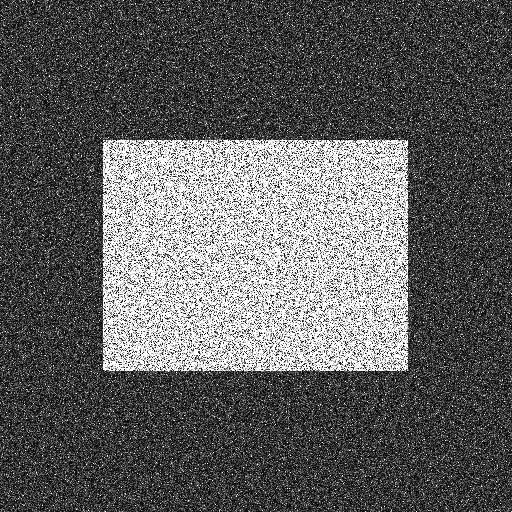
#> input picture img/noise2.png, 512 x 512 px
$ python imageThresholding.py   (Python 2 division)
#> lines starting #> are read from the running program, lines starting #| are printed output that depends on the picture; after the words box and inside, x2 and y2 are one past the last pixel; in counts of white or black regions, pixels touching at a corner belong together
# -*- coding: utf-8 -*-
import numpy as np
import cv2
from matplotlib import pyplot as plt

def simpleThresholding():
    img = cv2.imread('../../img/gradient.jpg', 0)
    ret, thresh1 = cv2.threshold(img, 127, 255, cv2.THRESH_BINARY)
    ret, thresh2 = cv2.threshold(img, 127, 255, cv2.THRESH_BINARY_INV)
    ret, thresh3 = cv2.threshold(img, 127, 255, cv2.THRESH_TRUNC)
    ret, thresh4 = cv2.threshold(img, 127, 255, cv2.THRESH_TOZERO)
    ret, thresh5 = cv2.threshold(img, 127, 255, cv2.THRESH_TOZERO_INV)

    titles = ['Original Image', 'BINARY', 'BINARY_INV', 'TRUNC', 'TOZERO', 'TOZERO_INV']
    images = [img, thresh1, thresh2, thresh3, thresh4, thresh5]

    for i in xrange(6):
        plt.subplot(2, 3, i + 1), plt.imshow(images[i], 'gray')
        plt.title(titles[i])
        plt.xticks([]), plt.yticks([])

    plt.show()

def adaptiveThresholding():
    img = cv2.imread('../../img/sudoku.jpg', 0)
    img = cv2.medianBlur(img, 5)

    ret, th1 = cv2.threshold(img, 127, 255, cv2.THRESH_BINARY)
    th2 = cv2.adaptiveThreshold(img, 255, cv2.ADAPTIVE_THRESH_MEAN_C, cv2.THRESH_BINARY, 11, 2.5)
    th3 = cv2.adaptiveThreshold(img, 255, cv2.ADAPTIVE_THRESH_GAUSSIAN_C, cv2.THRESH_BINARY, 11, 2.5)

    titles = ['Original Image', 'Global Thresholding (v = 127)',
              'Adaptive Mean Thresholding', 'Adaptive Gaussian Thresholding']
    images = [img, th1, th2, th3]

    for i in xrange(4):
        plt.subplot(2, 2, i + 1), plt.imshow(images[i], 'gray')
        plt.title(titles[i])
        plt.xticks([]), plt.yticks([])
    plt.show()

def OtsusBinarization():
    img = cv2.imread('../../img/noise2.png', 0)
#> img is the input picture: shape (512, 512); min 0, max 255, mean 94.9

    # global thresholding
    ret1, th1 = cv2.threshold(img, 127, 255, cv2.THRESH_BINARY)
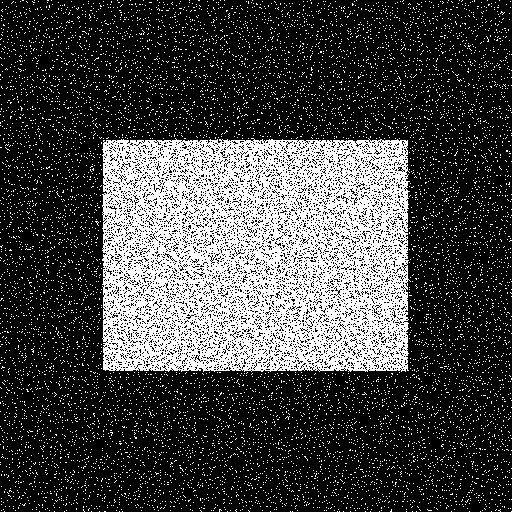
#> th1: shape (512, 512); 26.5% white in thin lines or dots

    # Otsu's thresholding
    ret2, th2 = cv2.threshold(img, 0, 255, cv2.THRESH_BINARY + cv2.THRESH_OTSU)
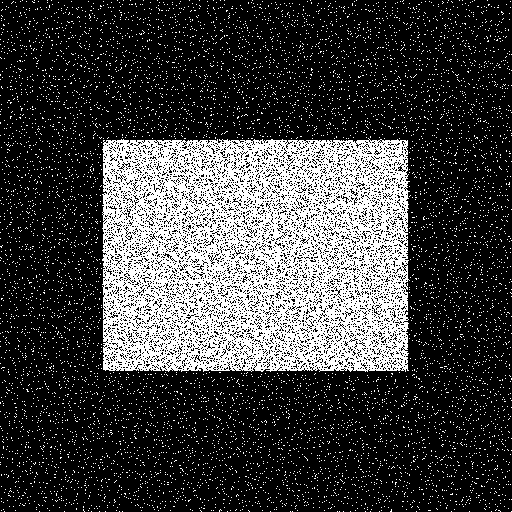
#> th2: shape (512, 512); 24.9% white in thin lines or dots
#> ret2 = 136

    # Otsu's thresholding after Gaussian filtering
    blur = cv2.GaussianBlur(img, (11, 11), 0)
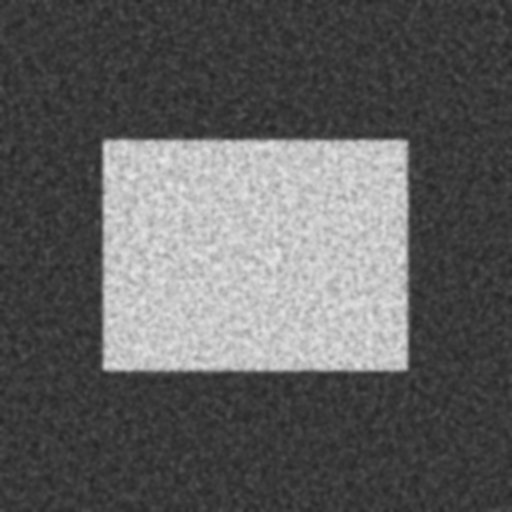
#> blur: shape (512, 512); min 37, max 232, mean 94.9
    ret3, th3 = cv2.threshold(blur, 0, 255, cv2.THRESH_BINARY + cv2.THRESH_OTSU)
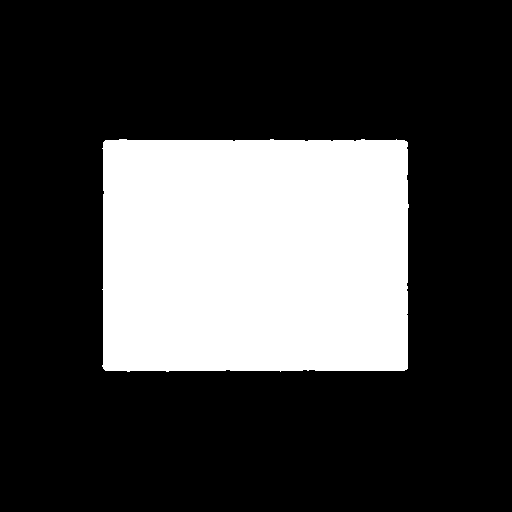
#> th3: shape (512, 512); 26.9% white; 1 white region, box (x1, y1, x2, y2) and area: (102, 139, 409, 372) 70434
#> ret3 = 126

    print ret1,ret2,ret3
#| 127.0 136.0 126.0

    # plot all the images and their histograms
    images = [img, 0, th1,
              img, 0, th2,
              blur, 0, th3]
    titles = ['Original Noisy Image', 'Histogram', 'Global Thresholding (v=127)',
              'Original Noisy Image', 'Histogram', "Otsu's Thresholding",
              'Gaussian filtered Image', 'Histogram', "Otsu's Thresholding"]

    for i in xrange(3):
        plt.subplot(3, 3, i * 3 + 1), plt.imshow(images[i * 3], 'gray')
        plt.title(titles[i * 3]), plt.xticks([]), plt.yticks([])
        plt.subplot(3, 3, i * 3 + 2), plt.hist(images[i * 3].ravel(), 256)
        plt.title(titles[i * 3 + 1]), plt.xticks([]), plt.yticks([])
        plt.subplot(3, 3, i * 3 + 3), plt.imshow(images[i * 3 + 2], 'gray')
        plt.title(titles[i * 3 + 2]), plt.xticks([]), plt.yticks([])
    plt.show()
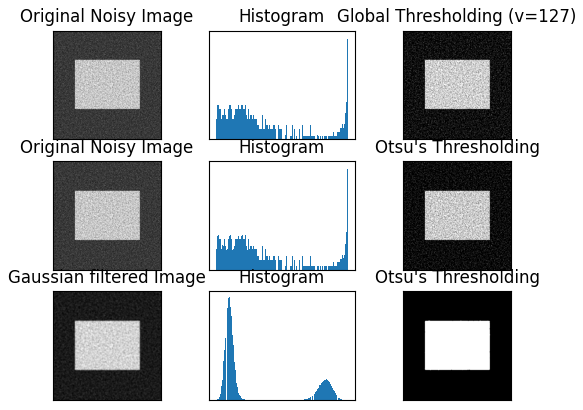
#> figure drawn by matplotlib, 9 panels

# simpleThresholding()
# adaptiveThresholding()
OtsusBinarization()

$ run again, with img/blox.jpg saved as img/noise2.png
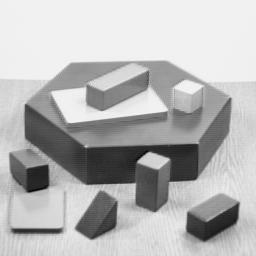
#> input picture img/blox.jpg, 256 x 256 px
#> in OtsusBinarization, img is the input picture: shape (256, 256); min 0, max 252, mean 182.8
#> in OtsusBinarization, `ret1, th1 = cv2.threshold(img, 127, 255, cv2.THRESH_BINARY)`:
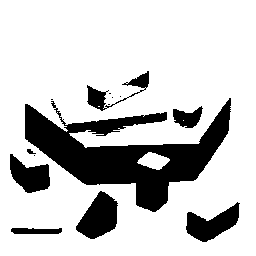
#> th1: shape (256, 256); 79% white; 14 black regions (6 under 20 px), largest, box (x1, y1, x2, y2) and area: (25, 98, 231, 212) 9152, (76, 191, 118, 239) 1261, (186, 202, 240, 242) 1110
#> th2: shape (256, 256); 68% white; 22 black regions (18 under 20 px), largest, box (x1, y1, x2, y2) and area: (9, 62, 232, 212) 17345, (185, 195, 240, 243) 1893, (75, 190, 118, 240) 1360, (10, 228, 64, 236) 324
#> ret2 = 161
#> in OtsusBinarization, `ret3, th3 = cv2.threshold(blur, 0, 255, cv2.THRESH_BINARY + cv2.THRESH..`:
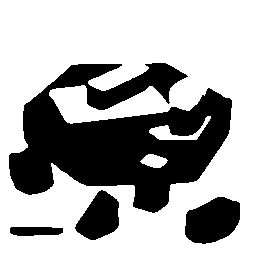
#> th3: shape (256, 256); 66.6% white; 4 black regions, box (x1, y1, x2, y2) and area: (9, 63, 232, 213) 18108, (185, 197, 240, 244) 1942, (75, 190, 119, 240) 1437, (10, 227, 63, 236) 419
#> ret3 = 164
#| 127.0 161.0 164.0
